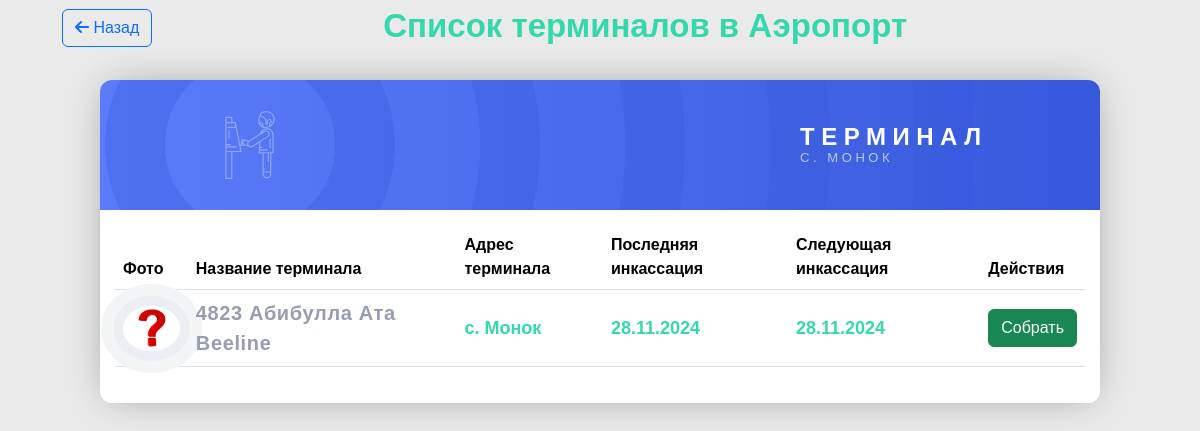
The app's page /terminal/5/, older data.
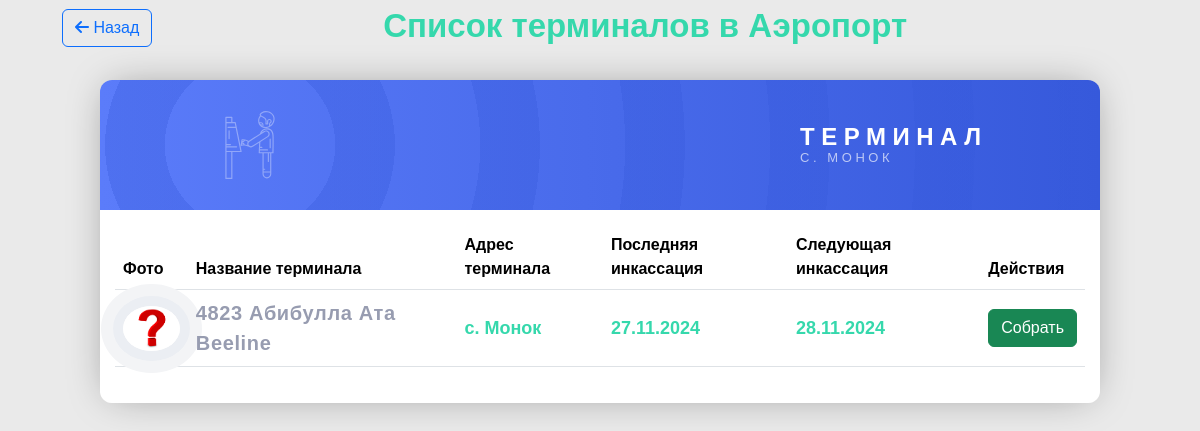
The same page, newer data.
### apps/core/models.py (models this page shows, shortened)
class Incassation(models.Model):
    terminal = models.ForeignKey(
        Terminal,
        on_delete=models.CASCADE,
        verbose_name="Терминал",
        related_name="incassations"
    )
    last_collected = models.DateField(
        verbose_name="Дата последней инкассации",
        default=now
    )
    interval_days = models.PositiveIntegerField(
        verbose_name="Интервал дней для инкассации",
        default=30
    )
    next_collection = models.DateField(
        verbose_name="Дата следующей инкассации",
        blank=True,
        null=True
    )

### apps/core/views.py (the view)
# urls.py: path('terminal/<int:pk>/', views.terminal_detail, name='terminal_detail'),
def terminal_detail(request, pk):
    terminal = get_object_or_404(Terminal, pk=pk)
    last_incassation = terminal.incassations.order_by('-last_collected').first()
    today = timezone.now().date()
    collection_due = last_incassation and last_incassation.next_collection <= today if last_incassation else False
    context = {
        'terminal': terminal,
        'last_incassation': last_incassation,  # Передаём объект инкассации
        'collection_due': collection_due,
    }
    return render(request, 'terminal_detail.html', context)

### templates/terminal_detail.html (shortened to what this page needs)
{% extends 'include/base.html' %}
{% load static %}
{% block content %}
<body class="terminals_leaderboard_body terminal_detail_leaderboard_body">
  <main class="container page_title navigation d-flex align-items-center justify-content-between w-100 mt-4">
    <a class="btn btn-outline-primary rounded mb-3" href="{% url 'terminals' terminal.region.slug %}"><i class="fa-solid fa-arrow-left"></i> Назад</a>
  <h1 class="terminal_detail__title">Список терминалов в {{ terminal.region.name }}</h1>
  </main>
  <section class="terminal_detail">
    <article class="terminals_leaderboard terminals_detail_leaderboard">
      <header>
        <img src="{% static 'img/atm.svg' %}" alt="ATM Icon" class="terminals_leaderboard__icon">
        <h1 class="terminals_leaderboard__title">
          <span class="terminals_leaderboard__title--top">Терминал</span>
          <span class="terminals_leaderboard__title--bottom">{{ terminal.address }}</span>
        </h1>
      </header>
      <main class="terminals_leaderboard__profiles">
        <article class="terminals_detail_leaderboard__profile">
          <table class="terminal_detail_leaderboard__table table">
            <thead>
              <tr>
                <th>Фото</th>
                <th>Название терминала</th>
                <th>Адрес терминала</th>
                <th>Последняя инкассация</th>
                <th>Следующая инкассация</th>
                <th>Действия</th>
              </tr>
            </thead>
            <tbody>
              <tr>
                <td class="align-middle">
                  <img src="{% if terminal.photo %}{{ terminal.photo.url }}{% else %}{% static 'img/question.jpg' %}{% endif %}"
                       alt="Фото терминала" class="terminals_leaderboard__picture">
                </td>
                <td class="terminals_leaderboard__name align-middle">{{ terminal.name }}</td>
                <td class="terminals_leaderboard__value align-middle">{{ terminal.address }}</td>
                <td class="terminals_leaderboard__value align-middle">
                  {% if last_incassation %}
            {{ last_incassation.last_collected|date:"d.m.Y" }}
        {% else %}
            Нет данных
        {% endif %}
                </td>
                <td class="terminals_leaderboard__value align-middle">
                  {% if last_incassation and last_incassation.next_collection %}
            {{ last_incassation.next_collection|date:"d.m.Y" }}
        {% else %}
            Не назначено
        {% endif %}
                </td>
                <td class="terminals_leaderboard__value align-middle">
                  <form method="post" action="{% url 'collect_cash' terminal.id %}">
                    <button type="submit" class="btn btn-success">Собрать</button>
                </form>
                </td>
              </tr>
            </tbody>
          </table>
        </article>
      </main>
    </article>
    <div id="map"></div>
  </section>
</body>
{% endblock %}

Row changes from the older to the newer data that the page shows:
changed Incassation: last_collected "28.11.2024" → "27.11.2024"
